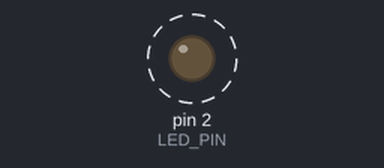
This program was run on a simulated Arduino Uno, built with avr-gcc and run on an emulated ATmega328P. Parts: output pins drawn as LEDs (lit = HIGH). Dashed ring = blinking.

Above: at 0.5 s.
Timing chart, 0 to 4.6 s (numbered marks = the images above):
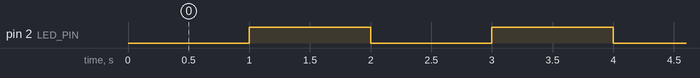

The program:

main.cpp
```cpp
#include <Arduino.h>

#define LED_PIN 2
void setup() {
    // Serial.begin(115200);
    pinMode(LED_PIN, OUTPUT);
}

void loop() {
    digitalWrite(LED_PIN, LOW);
    delay(1000);
    digitalWrite(LED_PIN, HIGH);
    delay(1000);
}
```

Measured:
- by itself, pin 2 (LED_PIN): alternates HIGH for 1.0 s and LOW for 1.0 s
